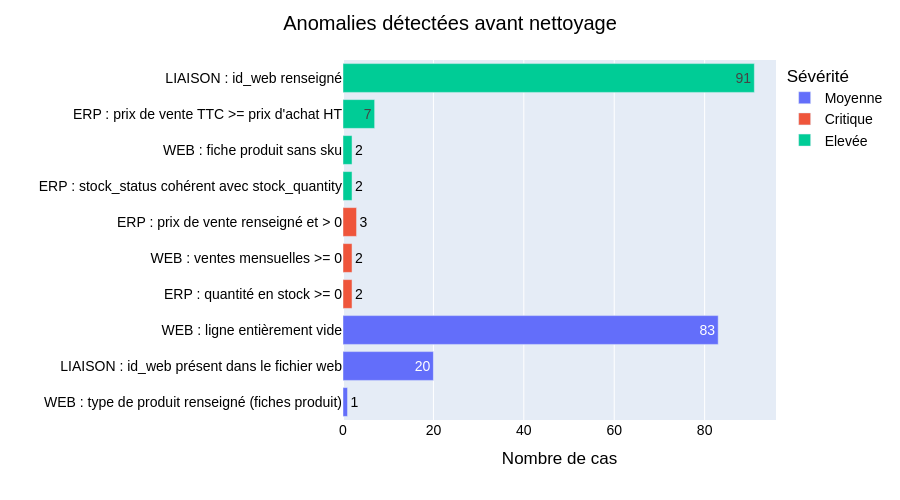

Notebook code cell kept with this figure:
### Code cell
graph_anomalies = recap_anomalies[(recap_anomalies["nb_violations"] > 0) & (recap_anomalies["severite"] != "Information")].copy()
graph_anomalies["libelle"] = graph_anomalies["source"].str.upper() + " : " + graph_anomalies["regle"]
fig = px.bar(graph_anomalies.sort_values("nb_violations"), x="nb_violations", y="libelle", color="severite", orientation="h",
             text="nb_violations", labels={"nb_violations": "Nombre de cas", "libelle": "", "severite": "Sévérité"})
mise_en_forme(fig, "Anomalies détectées avant nettoyage", hauteur=500).show()

### Figure 1 — Plotly figure (JSON) as saved in the notebook; plotly's stock layout.template omitted (floating-point values rounded to 4 significant figures)
{"data": [{"hovertemplate": "Sévérité=Moyenne<br>Nombre de cas=%{text}<br>=%{y}<extra></extra>", "legendgroup": "Moyenne", "marker": {"color": "#636efa", "pattern": {"shape": ""}}, "name": "Moyenne", "orientation": "h", "showlegend": true, "text": [1.0, 20.0, 83.0], "textposition": "auto", "type": "bar", "x": [1, 20, 83], "xaxis": "x", "y": ["WEB : type de produit renseigné (fiches produit)", "LIAISON : id_web présent dans le fichier web", "WEB : ligne entièrement vide"], "yaxis": "y"}, {"hovertemplate": "Sévérité=Critique<br>Nombre de cas=%{text}<br>=%{y}<extra></extra>", "legendgroup": "Critique", "marker": {"color": "#EF553B", "pattern": {"shape": ""}}, "name": "Critique", "orientation": "h", "showlegend": true, "text": [2.0, 2.0, 3.0], "textposition": "auto", "type": "bar", "x": [2, 2, 3], "xaxis": "x", "y": ["ERP : quantité en stock >= 0", "WEB : ventes mensuelles >= 0", "ERP : prix de vente renseigné et > 0"], "yaxis": "y"}, {"hovertemplate": "Sévérité=Elevée<br>Nombre de cas=%{text}<br>=%{y}<extra></extra>", "legendgroup": "Elevée", "marker": {"color": "#00cc96", "pattern": {"shape": ""}}, "name": "Elevée", "orientation": "h", "showlegend": true, "text": [2.0, 2.0, 7.0, 91.0], "textposition": "auto", "type": "bar", "x": [2, 2, 7, 91], "xaxis": "x", "y": ["ERP : stock_status cohérent avec stock_quantity", "WEB : fiche produit sans sku", "ERP : prix de vente TTC >= prix d'achat HT", "LIAISON : id_web renseigné"], "yaxis": "y"}], "layout": {"barmode": "relative", "font": {"color": "black", "family": "Arial", "size": 14}, "height": 500, "legend": {"title": {"text": "Sévérité"}, "tracegroupgap": 0}, "margin": {"t": 60}, "title": {"text": "Anomalies détectées avant nettoyage", "x": 0.5, "xanchor": "center"}, "xaxis": {"anchor": "y", "domain": [0, 1], "title": {"text": "Nombre de cas"}}, "yaxis": {"anchor": "x", "domain": [0, 1], "title": {"text": ""}}}}
